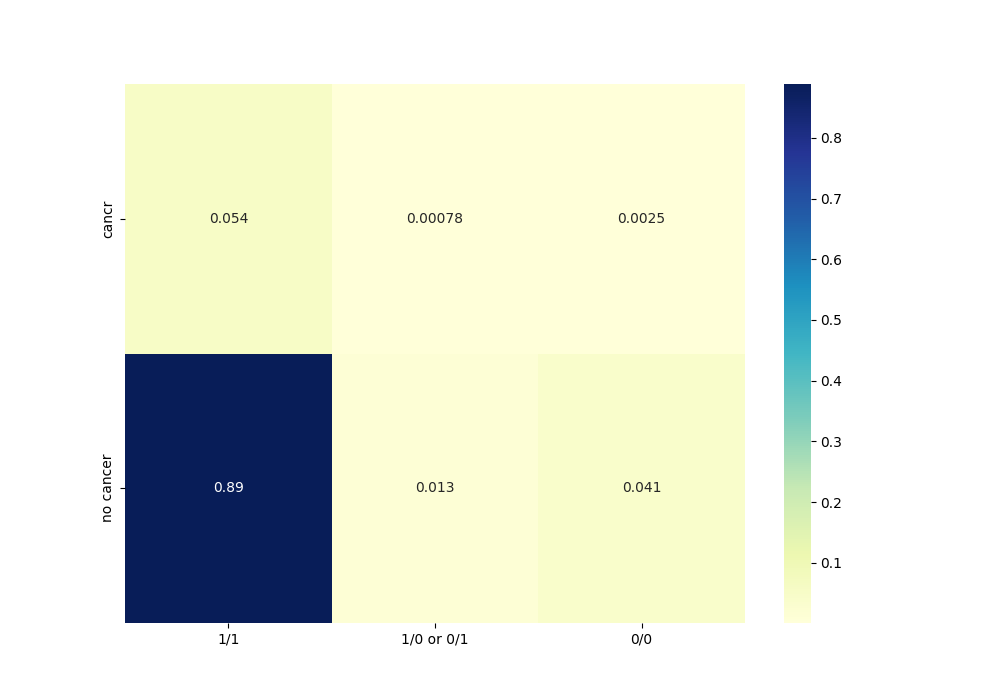

Write the Python code that produced this figure.
import pandas as pd 
import os
import numpy as np
import pickle
import seaborn as sns
import matplotlib.pyplot as plt

beta_path = "/private/groups/ioannidislab/smeriglio/trial/betas/output.cancer1060.glm.logistic.hybrid"
pheno_path = "/private/groups/ioannidislab/smeriglio/phe_files/cancer1060.phe"
pickle_path = "/private/groups/ioannidislab/smeriglio/pickle_files/lai_object_chr_*.pkl"
keep_path = "/private/groups/ioannidislab/smeriglio/keep_file/keep_file.txt"
 

beta = pd.read_csv(beta_path, sep = "\t")

absolute_beta = beta['BETA'].abs()
index_max = absolute_beta.idxmax()
chrom = beta.loc[index_max, '#CHROM']
index_max = beta.loc[index_max, 'ID']

pheno = pd.read_csv(pheno_path, sep = " ")
pheno.columns = ['#IID', 'cancer1060']
keep = pd.read_csv(keep_path, sep = "\t")
pheno = pd.merge(pheno, keep, on = '#IID')
pickle_path = pickle_path.replace('*', str(chrom))
with open(pickle_path, 'rb') as f:
    lai_object = pickle.load(f)
lai_object.lai = lai_object.lai.reshape(len(lai_object.lai),int(len(lai_object.lai[0])/2), 2 )
total_samples = len(pheno)
print(total_samples)

df_table = pheno.copy()
df_table['#IID'] = df_table['#IID'].astype(str)
ancestry = 3

window = lai_object.lai[index_max, :, :]
window_match = (window == ancestry).astype(int)

# Crea un set con i valori di df_table['#IID']
iid_set = set(df_table['#IID'].values)

# Create directory if it doesn't exist
if not os.path.exists('tables'):
    os.makedirs('tables')

# Iterate over 5 indices
for i in range(index_max - 2, index_max + 3):
    window = lai_object.lai[i, :, :]
    window_match = (window == ancestry).astype(int)

    # Reset counters
    counter_yes_1 = 0
    counter_yes_05 = 0
    counter_yes_0 = 0
    counter_no_1 = 0
    counter_no_05 = 0
    counter_no_0 = 0

    for sample in lai_object.sample_IDs:
        if sample in iid_set:
            index = df_table.index[df_table['#IID'] == sample][0]
            mean_match = window_match[index].mean()

            if df_table.loc[index, 'cancer1060'] == 2:
                if mean_match == 1:
                    counter_yes_1 += 1
                elif mean_match == 0.5:
                    counter_yes_05 += 1
                elif mean_match == 0:
                    counter_yes_0 += 1
            else:
                if mean_match == 1:
                    counter_no_1 += 1
                elif mean_match == 0.5:
                    counter_no_05 += 1
                elif mean_match == 0:
                    counter_no_0 += 1

    contingency_table = pd.DataFrame({
        '1/1': [counter_yes_1, counter_no_1],
        '1/0 or 0/1': [counter_yes_05, counter_no_05],
        '0/0': [counter_yes_0, counter_no_0]
    }, index=['cancer', 'no cancer'])
    contingency_table = contingency_table/total_samples
    print(contingency_table)

    plt.figure(figsize=(10, 7))
    sns.heatmap(contingency_table, annot=True, cmap="YlGnBu")
    plt.savefig(f'tables/contingency_table_{i}.png')